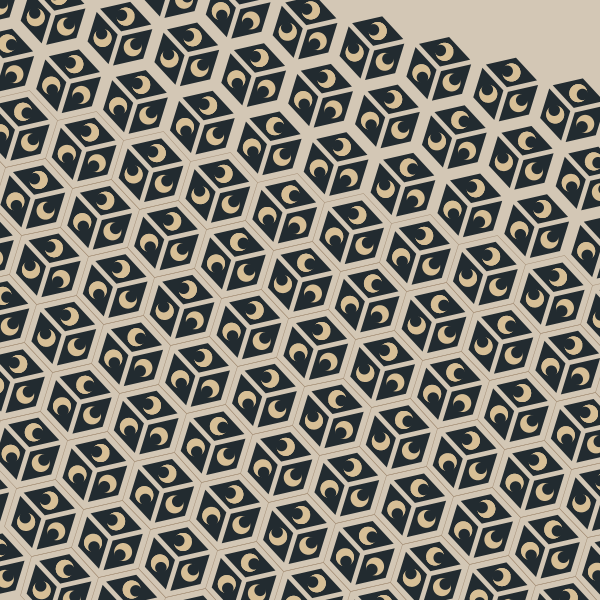
Frame 1 (no input)
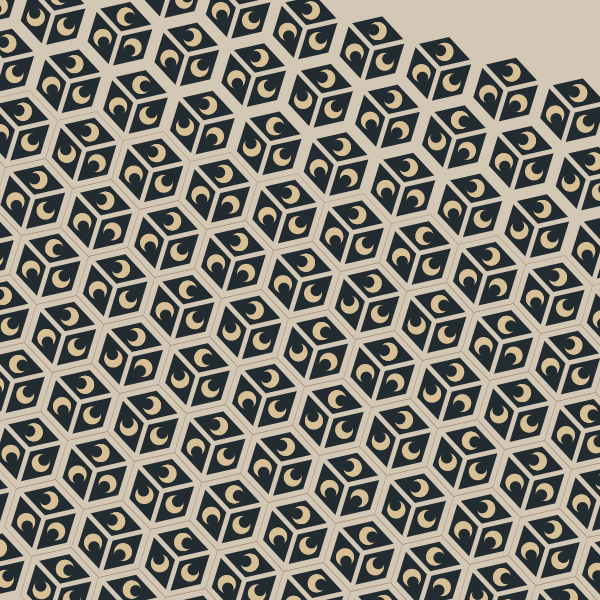
Frame 2 (the mouse pressed at the canvas centre, redrawn once)

The Processing sketch that drew these frames (run headless with seeded random() and noise(); the mouse was pressed at the canvas centre and the sketch redrawn once):

// Processing sketch: shattered_eternal_dance
// ── shattered_eternal_dance.pde
float a;
PVector xx, yy;

boolean help;

void setup() {
  size(600, 600);

  a = 70;
  xx = new PVector(1.0, 0);
  yy = new PVector(0.5, 0.866);

  help = false;
}

void keyPressed() {
  if (key == ' ') {
    help = !help;
  }
}

PVector lerp_hexa(ArrayList<PVector> ps, int k1, int k2, float t) {
  PVector oo = new PVector();
  oo.x = lerp(ps.get(k1).x, ps.get(k2).x, t);
  oo.y = lerp(ps.get(k1).y, ps.get(k2).y, t);
  return oo;
}

void draw_rombo(ArrayList<PVector> hexa, int[] vs) {

  color iro = color(#222b30);
  color iro_luna = color(#d7bf96);
  float t = 0.075;

  fill(iro);
  noStroke();
  PVector ps1 = lerp_hexa(hexa, vs[0], vs[1], t);
  PVector ps2 = lerp_hexa(hexa, vs[0], vs[1], 1-t);
  PVector ps3 = lerp_hexa(hexa, vs[2], vs[3], t);
  PVector ps4 = lerp_hexa(hexa, vs[2], vs[3], 1-t);

  beginShape();
  vertex(ps3.x, ps3.y);
  vertex(ps2.x, ps2.y);
  vertex(ps4.x, ps4.y);
  vertex(ps1.x, ps1.y);
  endShape(CLOSE);

  noStroke();
  PVector oo1 = lerp_hexa(hexa, 3, 5, 0.5);
  fill(iro_luna);
  circle(oo1.x, oo1.y, a*0.257);
  PVector qq1 = lerp_hexa(hexa, 3, 5, (random(0.7)<0.5)?0.43:1-0.43);
  fill(iro);
  circle(qq1.x, qq1.y, a*0.164);
  PVector oo2 = lerp_hexa(hexa, 1, 3, 0.5);
  fill(iro_luna);
  circle(oo2.x, oo2.y, a*0.257);
  PVector qq2 = lerp_hexa(hexa, 1, 3, (random(0.7)<0.5)?0.43:1-0.43);
  fill(iro);
  circle(qq2.x, qq2.y, a*0.164);
  PVector oo3 = lerp_hexa(hexa, 5, 1, 0.5);
  fill(iro_luna);
  circle(oo3.x, oo3.y, a*0.257);
  PVector qq3 = lerp_hexa(hexa, 5, 1, (random(0.7)<0.5)?0.43:1-0.43);
  fill(iro);
  circle(qq3.x, qq3.y, a*0.164);
}

void draw_hexa(ArrayList<PVector> hexa) {

  int[] vs1 = {4, 6, 3, 5};
  draw_rombo(hexa, vs1);

  int[] vs2 = {2, 6, 1, 3};
  draw_rombo(hexa, vs2);

  int[] vs3 = {1, 5, 6, 0};
  draw_rombo(hexa, vs3);
}

void draw() {
  pushMatrix();
  rotate(0.3);
  background(#d3c7b5);

  int n = 5;
  float sq = sqrt(3)/3.;
  ArrayList<PVector> hexxa = new ArrayList<PVector>();

  noFill();

  noFill();
  stroke(0, 0, 0);
  pushMatrix();
  translate(width*0.5,height*0.5);
  for (int i=-3; i<=3*n; i++) {
    for (int j=-3; j<=3*n; j++) {
      float x = a * (xx.x * i + yy.x * j);
      float y = a * (xx.y * i + yy.y * j);

      noFill();
      stroke(#a58f76);
      strokeWeight(0.5);
      //pushMatrix();
      translate(x,y);
      beginShape();
      for (int k=0; k<6; k++) {
        float ang = map(k, 0, 6, 0, TWO_PI);
        float hx = sq * a * cos(ang+PI/6.) + x;
        float hy = sq * a * sin(ang+PI/6.) + y;
        vertex(hx,hy); //fuera
      }
      translate(-x,-y);
      endShape();

      //translate(x,y);
      translate(x,y);
      beginShape();
      for (int k=0; k<6; k++) {
        float ang = map(k, 0, 6, 0, TWO_PI);
        float hx = 0.9 * sq * a * cos(ang+PI/6.) + x;
        float hy = 0.9 * sq * a * sin(ang+PI/6.) + y;
        //vertex(hx, hy); // dentro
        hexxa.add(new PVector(hx,hy));
      }
      hexxa.add(new PVector(x,y));
      endShape(CLOSE);
      draw_hexa(hexxa);
      translate(-x,-y);
    }
  }
  popMatrix();
  noLoop();






}
